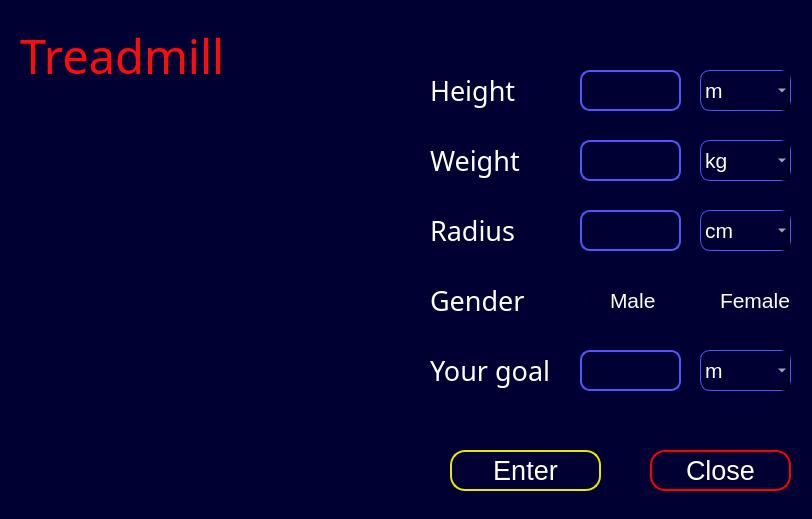
<?xml version="1.0" encoding="UTF-8"?>
<ui version="4.0">
 <class>MainWindow</class>
 <widget class="QMainWindow" name="MainWindow">
  <property name="geometry">
   <rect>
    <x>0</x>
    <y>0</y>
    <width>812</width>
    <height>519</height>
   </rect>
  </property>
  <property name="windowTitle">
   <string>MainWindow</string>
  </property>
  <property name="styleSheet">
   <string notr="true">background-color:rgb(0, 0, 50)</string>
  </property>
  <widget class="QWidget" name="centralwidget">
   <widget class="QLabel" name="Heightl">
    <property name="geometry">
     <rect>
      <x>430</x>
      <y>70</y>
      <width>141</width>
      <height>41</height>
     </rect>
    </property>
    <property name="font">
     <font>
      <family>Microsoft YaHei Light</family>
      <pointsize>20</pointsize>
      <weight>50</weight>
      <bold>false</bold>
     </font>
    </property>
    <property name="styleSheet">
     <string notr="true">color: rgb(255, 255, 255);
border-top-color: rgb(255, 255, 255);
background-color:rgb(0, 0, 50);
border-radius:10px</string>
    </property>
    <property name="frameShape">
     <enum>QFrame::NoFrame</enum>
    </property>
    <property name="text">
     <string>&lt;html&gt;&lt;head/&gt;&lt;body&gt;&lt;p&gt;Height&lt;/p&gt;&lt;/body&gt;&lt;/html&gt;</string>
    </property>
   </widget>
   <widget class="QLabel" name="Weightl">
    <property name="geometry">
     <rect>
      <x>430</x>
      <y>140</y>
      <width>141</width>
      <height>41</height>
     </rect>
    </property>
    <property name="font">
     <font>
      <family>Microsoft YaHei Light</family>
      <pointsize>20</pointsize>
      <weight>50</weight>
      <bold>false</bold>
     </font>
    </property>
    <property name="styleSheet">
     <string notr="true">color: rgb(255, 255, 255);
background-color:rgb(0, 0, 50);
border-radius:10px</string>
    </property>
    <property name="text">
     <string>&lt;html&gt;&lt;head/&gt;&lt;body&gt;&lt;p&gt;Weight&lt;/p&gt;&lt;/body&gt;&lt;/html&gt;</string>
    </property>
   </widget>
   <widget class="QLabel" name="Radiusl">
    <property name="geometry">
     <rect>
      <x>430</x>
      <y>210</y>
      <width>141</width>
      <height>41</height>
     </rect>
    </property>
    <property name="font">
     <font>
      <family>Microsoft YaHei Light</family>
      <pointsize>20</pointsize>
      <weight>50</weight>
      <bold>false</bold>
     </font>
    </property>
    <property name="styleSheet">
     <string notr="true">color: rgb(255, 255, 255);
background-color:rgb(0, 0, 50);
border-radius:10px</string>
    </property>
    <property name="text">
     <string>&lt;html&gt;&lt;head/&gt;&lt;body&gt;&lt;p&gt;Radius&lt;/p&gt;&lt;/body&gt;&lt;/html&gt;</string>
    </property>
   </widget>
   <widget class="QLineEdit" name="He_lineEdit">
    <property name="geometry">
     <rect>
      <x>580</x>
      <y>70</y>
      <width>101</width>
      <height>41</height>
     </rect>
    </property>
    <property name="font">
     <font>
      <family>Microsoft YaHei UI</family>
      <pointsize>16</pointsize>
     </font>
    </property>
    <property name="styleSheet">
     <string notr="true">color: rgb(255, 255, 255);
border-color:rgb(85, 85, 255);
border-width:2px;
border-style:solid;
border-radius:10px;</string>
    </property>
   </widget>
   <widget class="QLineEdit" name="We_lineEdit">
    <property name="geometry">
     <rect>
      <x>580</x>
      <y>140</y>
      <width>101</width>
      <height>41</height>
     </rect>
    </property>
    <property name="font">
     <font>
      <family>Microsoft YaHei UI</family>
      <pointsize>16</pointsize>
     </font>
    </property>
    <property name="styleSheet">
     <string notr="true">color: rgb(255, 255, 255);
border-color:rgb(85, 85, 255);
border-width:2px;
border-style:solid;
border-radius:10px</string>
    </property>
   </widget>
   <widget class="QLineEdit" name="Ra_lineEdit">
    <property name="geometry">
     <rect>
      <x>580</x>
      <y>210</y>
      <width>101</width>
      <height>41</height>
     </rect>
    </property>
    <property name="font">
     <font>
      <family>Microsoft YaHei UI</family>
      <pointsize>16</pointsize>
     </font>
    </property>
    <property name="styleSheet">
     <string notr="true">color: rgb(255, 255, 255);
border-color:rgb(85, 85, 255);
border-width:2px;
border-style:solid;
border-radius:10px</string>
    </property>
   </widget>
   <widget class="QLabel" name="label">
    <property name="geometry">
     <rect>
      <x>430</x>
      <y>350</y>
      <width>141</width>
      <height>41</height>
     </rect>
    </property>
    <property name="font">
     <font>
      <family>Microsoft YaHei Light</family>
      <pointsize>20</pointsize>
      <weight>50</weight>
      <bold>false</bold>
     </font>
    </property>
    <property name="styleSheet">
     <string notr="true">color: rgb(255, 255, 255);
background-color:rgb(0, 0, 50);
border-radius:10px</string>
    </property>
    <property name="text">
     <string>&lt;html&gt;&lt;head/&gt;&lt;body&gt;&lt;p&gt;Your goal&lt;/p&gt;&lt;/body&gt;&lt;/html&gt;</string>
    </property>
   </widget>
   <widget class="QRadioButton" name="Maleb">
    <property name="geometry">
     <rect>
      <x>590</x>
      <y>280</y>
      <width>91</width>
      <height>41</height>
     </rect>
    </property>
    <property name="font">
     <font>
      <family>Microsoft YaHei UI</family>
      <pointsize>16</pointsize>
     </font>
    </property>
    <property name="cursor">
     <cursorShape>PointingHandCursor</cursorShape>
    </property>
    <property name="styleSheet">
     <string notr="true">color: rgb(255, 255, 255);</string>
    </property>
    <property name="text">
     <string>Male</string>
    </property>
   </widget>
   <widget class="QRadioButton" name="Femaleb">
    <property name="geometry">
     <rect>
      <x>700</x>
      <y>280</y>
      <width>101</width>
      <height>41</height>
     </rect>
    </property>
    <property name="font">
     <font>
      <family>Microsoft YaHei UI</family>
      <pointsize>16</pointsize>
     </font>
    </property>
    <property name="cursor">
     <cursorShape>PointingHandCursor</cursorShape>
    </property>
    <property name="styleSheet">
     <string notr="true">color: rgb(255, 255, 255);</string>
    </property>
    <property name="text">
     <string>Female</string>
    </property>
   </widget>
   <widget class="QComboBox" name="We_comboBox">
    <property name="geometry">
     <rect>
      <x>700</x>
      <y>140</y>
      <width>91</width>
      <height>41</height>
     </rect>
    </property>
    <property name="font">
     <font>
      <family>Microsoft YaHei UI</family>
      <pointsize>16</pointsize>
     </font>
    </property>
    <property name="cursor">
     <cursorShape>PointingHandCursor</cursorShape>
    </property>
    <property name="styleSheet">
     <string notr="true">color: rgb(255, 255, 255);
alternate-background-color: rgb(0, 0, 90);
border-color: rgb(85, 85, 255);
border-width:1px;
border-radius:10px;
border-style: solid;
</string>
    </property>
    <item>
     <property name="text">
      <string>kg</string>
     </property>
    </item>
    <item>
     <property name="text">
      <string>lb</string>
     </property>
    </item>
   </widget>
   <widget class="QComboBox" name="He_comboBox">
    <property name="geometry">
     <rect>
      <x>700</x>
      <y>70</y>
      <width>91</width>
      <height>41</height>
     </rect>
    </property>
    <property name="font">
     <font>
      <family>Microsoft YaHei UI</family>
      <pointsize>16</pointsize>
     </font>
    </property>
    <property name="cursor">
     <cursorShape>PointingHandCursor</cursorShape>
    </property>
    <property name="styleSheet">
     <string notr="true">color:  rgb(255, 255, 255);
alternate-background-color: rgb(0, 0, 90);
border-color: rgb(85, 85, 255);
border-width:1px;
border-radius:10px;
border-style: solid;</string>
    </property>
    <property name="editable">
     <bool>false</bool>
    </property>
    <item>
     <property name="text">
      <string>m</string>
     </property>
    </item>
    <item>
     <property name="text">
      <string>inch</string>
     </property>
    </item>
   </widget>
   <widget class="QComboBox" name="Ra_comboBox">
    <property name="geometry">
     <rect>
      <x>700</x>
      <y>210</y>
      <width>91</width>
      <height>41</height>
     </rect>
    </property>
    <property name="font">
     <font>
      <family>Microsoft YaHei UI</family>
      <pointsize>16</pointsize>
     </font>
    </property>
    <property name="cursor">
     <cursorShape>PointingHandCursor</cursorShape>
    </property>
    <property name="styleSheet">
     <string notr="true">color: rgb(255, 255, 255);
border-color: rgb(85, 85, 255);
border-width:1px;
border-radius:10px;
border-style: solid;
</string>
    </property>
    <property name="frame">
     <bool>false</bool>
    </property>
    <item>
     <property name="text">
      <string>cm</string>
     </property>
    </item>
    <item>
     <property name="text">
      <string>mm</string>
     </property>
    </item>
    <item>
     <property name="text">
      <string>default</string>
     </property>
    </item>
   </widget>
   <widget class="QPushButton" name="pushButton1">
    <property name="geometry">
     <rect>
      <x>450</x>
      <y>450</y>
      <width>151</width>
      <height>41</height>
     </rect>
    </property>
    <property name="font">
     <font>
      <family>Microsoft YaHei UI</family>
      <pointsize>20</pointsize>
      <weight>50</weight>
      <bold>false</bold>
     </font>
    </property>
    <property name="cursor">
     <cursorShape>PointingHandCursor</cursorShape>
    </property>
    <property name="autoFillBackground">
     <bool>false</bool>
    </property>
    <property name="styleSheet">
     <string notr="true">color: rgb(255, 255, 255);
border-color: rgb(232, 232, 0);
border-width:2px;
border-style:solid;
border-radius:15px</string>
    </property>
    <property name="text">
     <string>Enter</string>
    </property>
   </widget>
   <widget class="QLabel" name="Wishl">
    <property name="geometry">
     <rect>
      <x>430</x>
      <y>280</y>
      <width>141</width>
      <height>41</height>
     </rect>
    </property>
    <property name="font">
     <font>
      <family>Microsoft YaHei Light</family>
      <pointsize>20</pointsize>
      <weight>50</weight>
      <bold>false</bold>
     </font>
    </property>
    <property name="styleSheet">
     <string notr="true">color: rgb(255, 255, 255);
background-color:rgb(0, 0, 50);
border-radius:10px</string>
    </property>
    <property name="text">
     <string>&lt;html&gt;&lt;head/&gt;&lt;body&gt;&lt;p&gt;Gender&lt;/p&gt;&lt;/body&gt;&lt;/html&gt;</string>
    </property>
   </widget>
   <widget class="QLineEdit" name="Wi_lineEdit">
    <property name="geometry">
     <rect>
      <x>580</x>
      <y>350</y>
      <width>101</width>
      <height>41</height>
     </rect>
    </property>
    <property name="font">
     <font>
      <family>Microsoft YaHei UI</family>
      <pointsize>16</pointsize>
     </font>
    </property>
    <property name="styleSheet">
     <string notr="true">color: rgb(255, 255, 255);
border-color:rgb(85, 85, 255);
border-width:2px;
border-style:solid;
border-radius:10px</string>
    </property>
   </widget>
   <widget class="QComboBox" name="Wi_comboBox">
    <property name="geometry">
     <rect>
      <x>700</x>
      <y>350</y>
      <width>91</width>
      <height>41</height>
     </rect>
    </property>
    <property name="font">
     <font>
      <family>Microsoft YaHei UI</family>
      <pointsize>16</pointsize>
     </font>
    </property>
    <property name="cursor">
     <cursorShape>PointingHandCursor</cursorShape>
    </property>
    <property name="styleSheet">
     <string notr="true">color: rgb(255, 255, 255);
alternate-background-color: rgb(0, 0, 90);
border-color: rgb(85, 85, 255);
border-width:1px;
border-radius:10px;
border-style: solid;</string>
    </property>
    <property name="frame">
     <bool>false</bool>
    </property>
    <item>
     <property name="text">
      <string>m</string>
     </property>
    </item>
    <item>
     <property name="text">
      <string>km</string>
     </property>
    </item>
    <item>
     <property name="text">
      <string>mil</string>
     </property>
    </item>
   </widget>
   <widget class="QPushButton" name="pushButton1_2">
    <property name="geometry">
     <rect>
      <x>650</x>
      <y>450</y>
      <width>141</width>
      <height>41</height>
     </rect>
    </property>
    <property name="font">
     <font>
      <family>Microsoft YaHei UI</family>
      <pointsize>20</pointsize>
     </font>
    </property>
    <property name="cursor">
     <cursorShape>PointingHandCursor</cursorShape>
    </property>
    <property name="autoFillBackground">
     <bool>false</bool>
    </property>
    <property name="styleSheet">
     <string notr="true">color: rgb(255, 255, 255);
border-color: rgb(255, 0, 0);
border-width:2px;
border-style:solid;
border-radius:15px</string>
    </property>
    <property name="text">
     <string>Close</string>
    </property>
   </widget>
   <widget class="QLabel" name="label_2">
    <property name="geometry">
     <rect>
      <x>0</x>
      <y>40</y>
      <width>481</width>
      <height>501</height>
     </rect>
    </property>
    <property name="text">
     <string/>
    </property>
    <property name="pixmap">
     <pixmap>photos/356-3569471_treadmill-png-transparent-images-cybex-770t-treadmill-clipart.png</pixmap>
    </property>
    <property name="scaledContents">
     <bool>true</bool>
    </property>
   </widget>
   <widget class="QLabel" name="label_3">
    <property name="geometry">
     <rect>
      <x>20</x>
      <y>20</y>
      <width>221</width>
      <height>71</height>
     </rect>
    </property>
    <property name="font">
     <font>
      <family>MV Boli</family>
      <pointsize>35</pointsize>
     </font>
    </property>
    <property name="styleSheet">
     <string notr="true">color:rgb(255, 11, 11)</string>
    </property>
    <property name="text">
     <string>Treadmill</string>
    </property>
   </widget>
   <zorder>label_2</zorder>
   <zorder>Wishl</zorder>
   <zorder>Weightl</zorder>
   <zorder>Radiusl</zorder>
   <zorder>label</zorder>
   <zorder>Heightl</zorder>
   <zorder>Ra_lineEdit</zorder>
   <zorder>Ra_comboBox</zorder>
   <zorder>Femaleb</zorder>
   <zorder>He_lineEdit</zorder>
   <zorder>Wi_lineEdit</zorder>
   <zorder>Maleb</zorder>
   <zorder>Wi_comboBox</zorder>
   <zorder>We_comboBox</zorder>
   <zorder>We_lineEdit</zorder>
   <zorder>He_comboBox</zorder>
   <zorder>pushButton1</zorder>
   <zorder>pushButton1_2</zorder>
   <zorder>label_3</zorder>
  </widget>
 </widget>
 <resources/>
 <connections/>
</ui>
